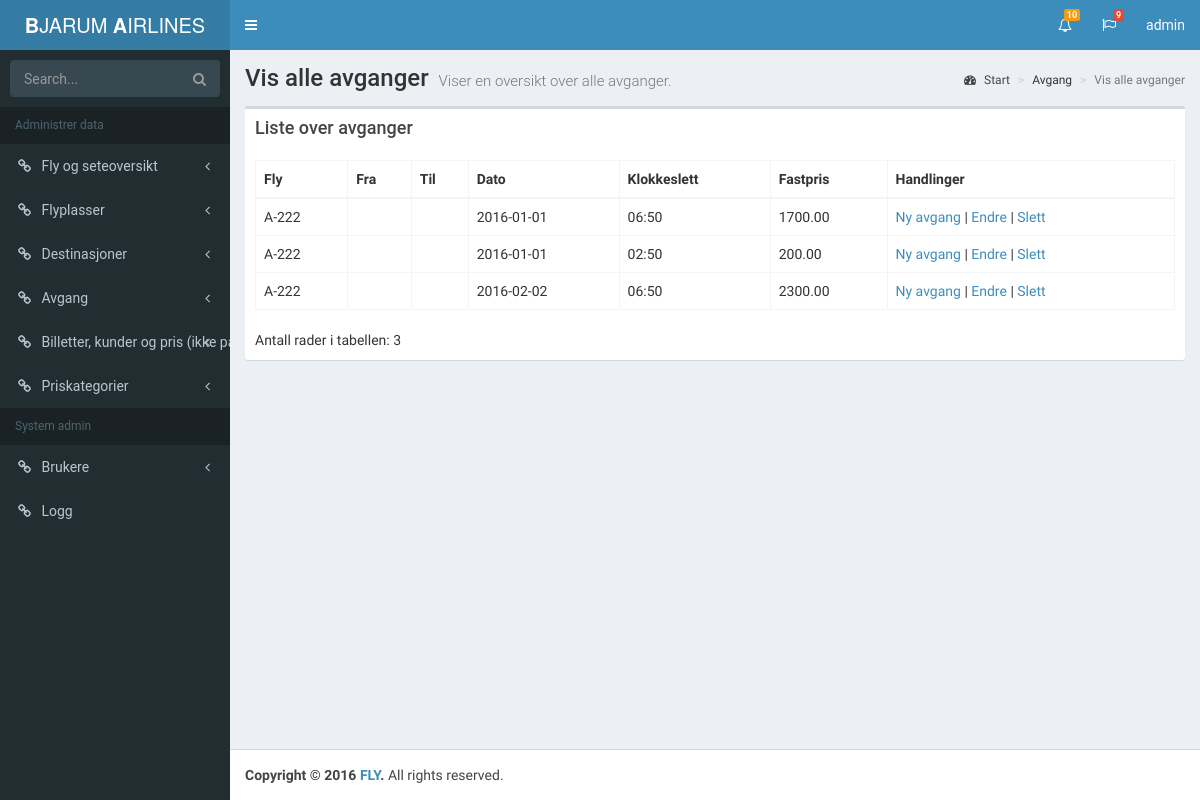
The page /vedlikehold/Avganger/avganger.php (signed in) on the database its author committed.
### tables this page shows
CREATE TABLE avgang
(
    avgangId INT NOT NULL AUTO_INCREMENT,
    flyId INT NOT NULL,
    fraDestId INT NOT NULL,
    tilDestId INT NOT NULL,
    dato DATE NOT NULL,
    direkte VARCHAR (5) NOT NULL,
    reiseTid CHAR (5) NOT NULL,
    klokkeslett CHAR (5) NOT NULL,  
    fastpris DECIMAL (14,2) NOT NULL,
    endret TIMESTAMP DEFAULT CURRENT_TIMESTAMP ON UPDATE CURRENT_TIMESTAMP,
    CONSTRAINT pk_avgang PRIMARY KEY (avgangId),
    CONSTRAINT fk_avgang2 FOREIGN KEY (fraDestId) REFERENCES destinasjon (destinasjonId),
    CONSTRAINT fk_avgang3 FOREIGN KEY (tilDestId) REFERENCES destinasjon (destinasjonId)
);

CREATE TABLE fly
(
    flyId INT NOT NULL AUTO_INCREMENT,
    flyNr VARCHAR(45) NOT NULL,
    flyModell VARCHAR(45) NOT NULL,
    type VARCHAR(45) NOT NULL,
    plasser INT NOT NULL,
    aarsmodell CHAR (4) NOT NULL,
    endret TIMESTAMP DEFAULT CURRENT_TIMESTAMP ON UPDATE CURRENT_TIMESTAMP,
    CONSTRAINT pk_fly PRIMARY KEY (flyId)
);

### vedlikehold/php/Avgang.php (the view, shortened to what this page needs)
<?php
    class Avgang
{
         public function GetAllAvganger()
         {
            include('../php/db.php');
            $html =  '';
            $id = "";
            $oddOrEven = TRUE;
            $printOddOrEven = '';
            $sql = 'SELECT
    a.avgangId
    ,f.flynr
    ,d.navn as Fra
    ,d2.navn as Til
    , dato
    , klokkeslett
    , fastpris
FROM avgang a
INNER JOIN fly f on f.flyId = a.flyId
LEFT JOIN destinasjon d on d.destinasjonId = a.fraDestId
LEFT JOIN destinasjon d2 on d2.destinasjonId = a.tilDestId;';
            $query = $db_connection->prepare($sql);
            $query->execute();
            $query->bind_result($id,$flynr, $fra, $til, $dato, $klokkeslett, $fastpris);
            while ($query->fetch()) {
                if($oddOrEven){
                    $oddOrEven = FALSE;
                    $printOddOrEven = 'even';
                }
                else {
                    $oddOrEven = TRUE;
                    $printOddOrEven = 'odd';
                }
                $html .= '<tr role="row" class="'.$printOddOrEven.'">
                    <td>'.$flynr.'</td>
                    <td>'.$fra.'</td>
                    <td>'.$til.'</td>
                    <td>'.$dato.'</td>
                    <td>'.$klokkeslett.'</td>
                    <td>'.$fastpris.'</td>
                    <td>
                    <a href="./Avganger/avgangerAdd.php">Ny avgang</a> | <a href="./Avganger/avgangerEdit.php?id='.$id.'"">Endre</a> | <a onclick="return confirm(\'Er du sikker du ønsker å slette denne avgangen?\')" href="./Avganger/delete.php?id='.$id.'">Slett</a> </td></tr>';
            }
            return $html;
         }
 }

### vedlikehold/www/css/style.css (style rules this page uses)
body { margin: 0; }
article, aside, details, figcaption, figure, footer, header, hgroup, main, menu, nav, section, summary { display: block; }
h1,h2,h3,h4,p,ul,figcaption,p,input,textarea { font-family: 'Roboto', sans-serif; }

### rows shown on the page
avgang: flyId.flyNr "A-222", dato "2016-01-01", klokkeslett "06:50", fastpris "1700.00"
avgang: flyId.flyNr "A-222", dato "2016-01-01", klokkeslett "02:50", fastpris "200.00"
avgang: flyId.flyNr "A-222", dato "2016-02-02", klokkeslett "06:50", fastpris "2300.00"

### other values the page prints
$rader->AntallRader('avgang') "Antall rader i tabellen: 3"
